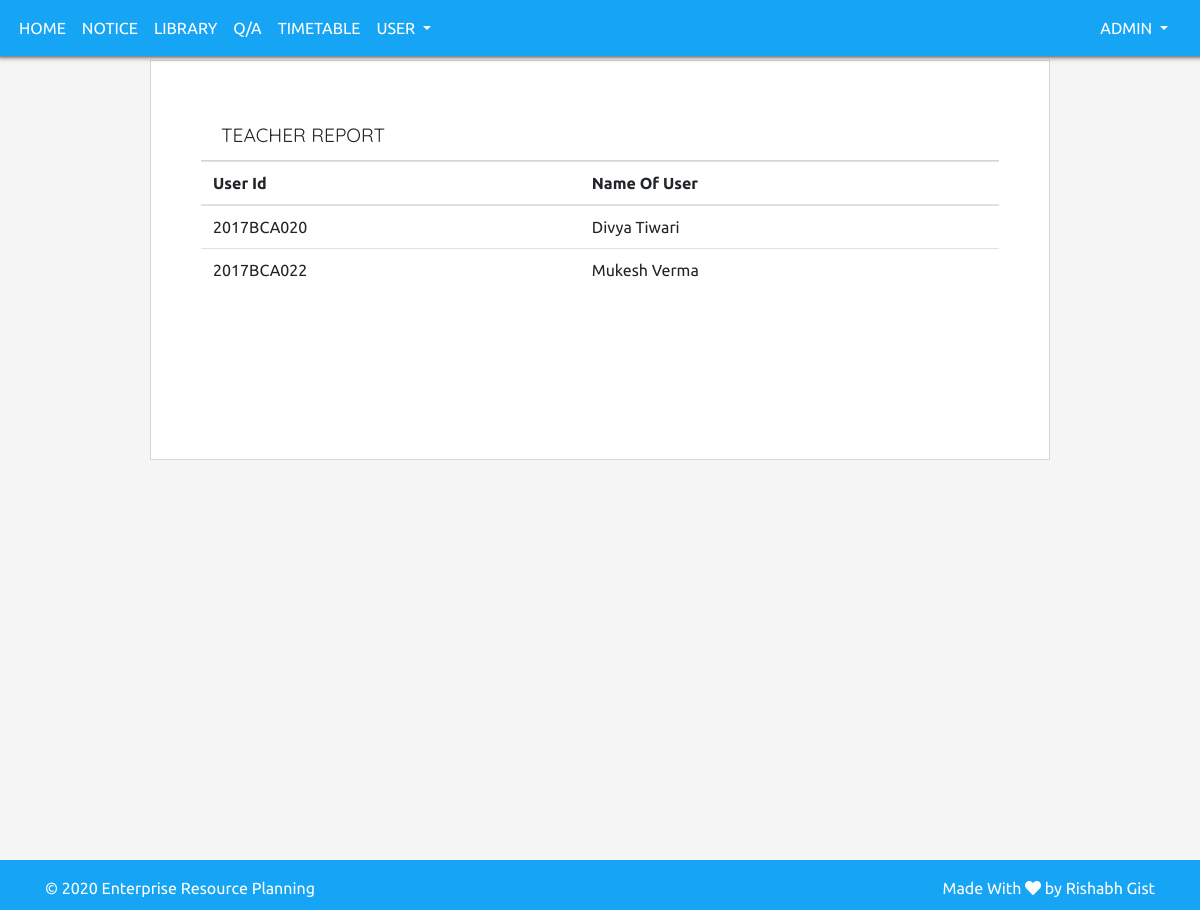
Screenshot of /admin/report.php?id=2 (signed in) with the database file from the repository.
### tables this page shows
CREATE TABLE IF NOT EXISTS `users` (
  `id` int(60) NOT NULL AUTO_INCREMENT,
  `loginId` varchar(100) DEFAULT NULL,
  `password` varchar(100) DEFAULT NULL,
  `role` varchar(30) DEFAULT NULL,
  PRIMARY KEY (`id`),
  UNIQUE KEY `loginId` (`loginId`)
);

CREATE TABLE IF NOT EXISTS `userdata` (
  `id` int(100) NOT NULL AUTO_INCREMENT,
  `loginId` varchar(100) NOT NULL,
  `course` varchar(100) NOT NULL,
  `fname` varchar(200) NOT NULL,
  `lname` varchar(100) NOT NULL,
  `father` varchar(100) NOT NULL,
  `mother` varchar(100) NOT NULL,
  `email` varchar(100) NOT NULL,
  `mobile` varchar(255) NOT NULL,
  `dob` varchar(50) NOT NULL,
  `session_from` varchar(100) DEFAULT NULL,
  `session_to` varchar(100) DEFAULT NULL,
  `address1` varchar(100) NOT NULL,
  `address2` varchar(100) NOT NULL,
  PRIMARY KEY (`id`),
  UNIQUE KEY `loginId` (`loginId`)
);

### admin/report.php (the view, shortened to what this page needs)
<?php
include 'include/header.php';
?>
<?php include 'include/navbar.php'; ?>
<?php
if (isset($_GET['id'])) {
	if ($_GET['id'] == '1') {
		$role ="Student Report";
		$all_students = "SELECT * FROM users WHERE role ='student'";
		$result = mysqli_query($con,$all_students);
	}elseif ($_GET['id'] == '2') {
		$role ="Teacher Report";
		$all_teacher = "SELECT * FROM users WHERE role ='teacher'";
		$result = mysqli_query($con,$all_teacher);
	}
else{
	header('location:../admin');
}
}
 ?>
<div class="container-report">
	<div class="profile-div">
		<span ><?php echo $role ?></span>
		</div>
		<table class="table table-hover">
		  <thead>
		    <tr>
		      <th colspan="3">User Id</th>
		      <th scope="col">Name Of User</th>
		    </tr>
		  </thead>
		  <tbody>
		  <?php
			while ($row = mysqli_fetch_assoc($result)) {
				$user_id = $row['loginId'];
				$name = "SELECT * FROM userdata WHERE loginId = '$user_id'";
				$res = mysqli_query($con,$name);
				$ress = mysqli_fetch_assoc($res);
				$fname = $ress['fname'];
				$lname = $ress['lname'];
			?>
		    <tr>
		      <td colspan="3"><?php echo $user_id ?></td>
		      <td><?php echo $fname.' '.$lname;?></td>
		    </tr>
		<?php } ?>
		  </tbody>
		</table>
</div>
<?php include 'include/footer.php'; ?>

### admin/css/style.css (style rules this page uses)
html { margin: 0; height: 100%; }
body { position: relative; min-height: 100%; min-height: 100vh; }
.bg { background-color: #f5f5f5; font-family: 'Ubuntu', sans-serif; }
.profile-div { background-color: #fff; width: 100%; padding: 10px 20px; border-bottom: 1px solid #d6d6d6; font-size: 1.2rem; font-family:'Quicksand', sans-serif; text-transform: uppercase; }
.container-report { background-color: #fff; border: 1px solid #d6d6d6; height: 400px; width: 900px; margin: auto; margin-top: 5%; padding: 50px; }

### rows the page displays
users: loginId "2017BCA020", userdata.fname "Divya", userdata.lname "Tiwari"
users: loginId "2017BCA022", userdata.fname "Mukesh", userdata.lname "Verma"

### other values shown
$role "TEACHER REPORT"
